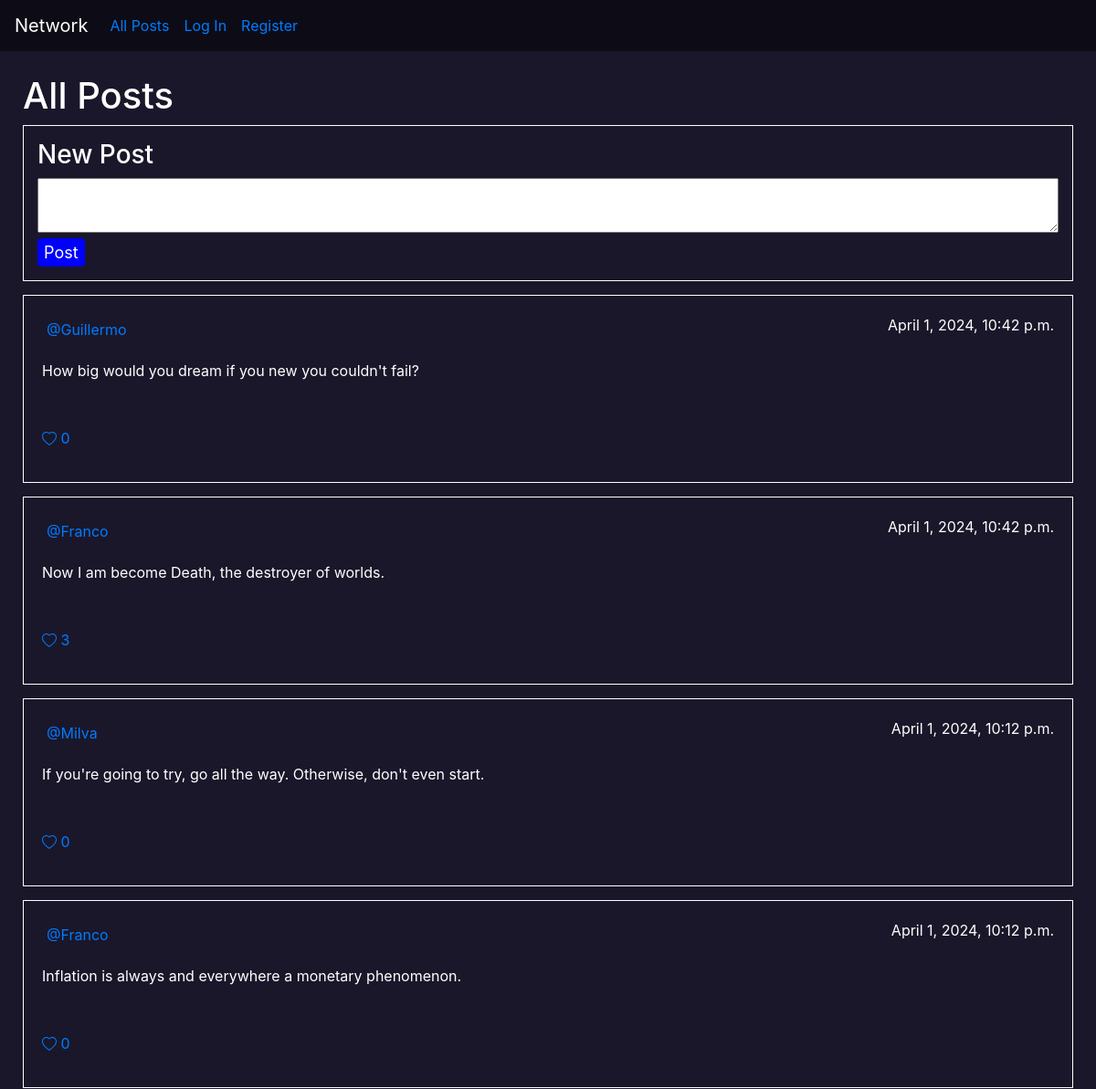
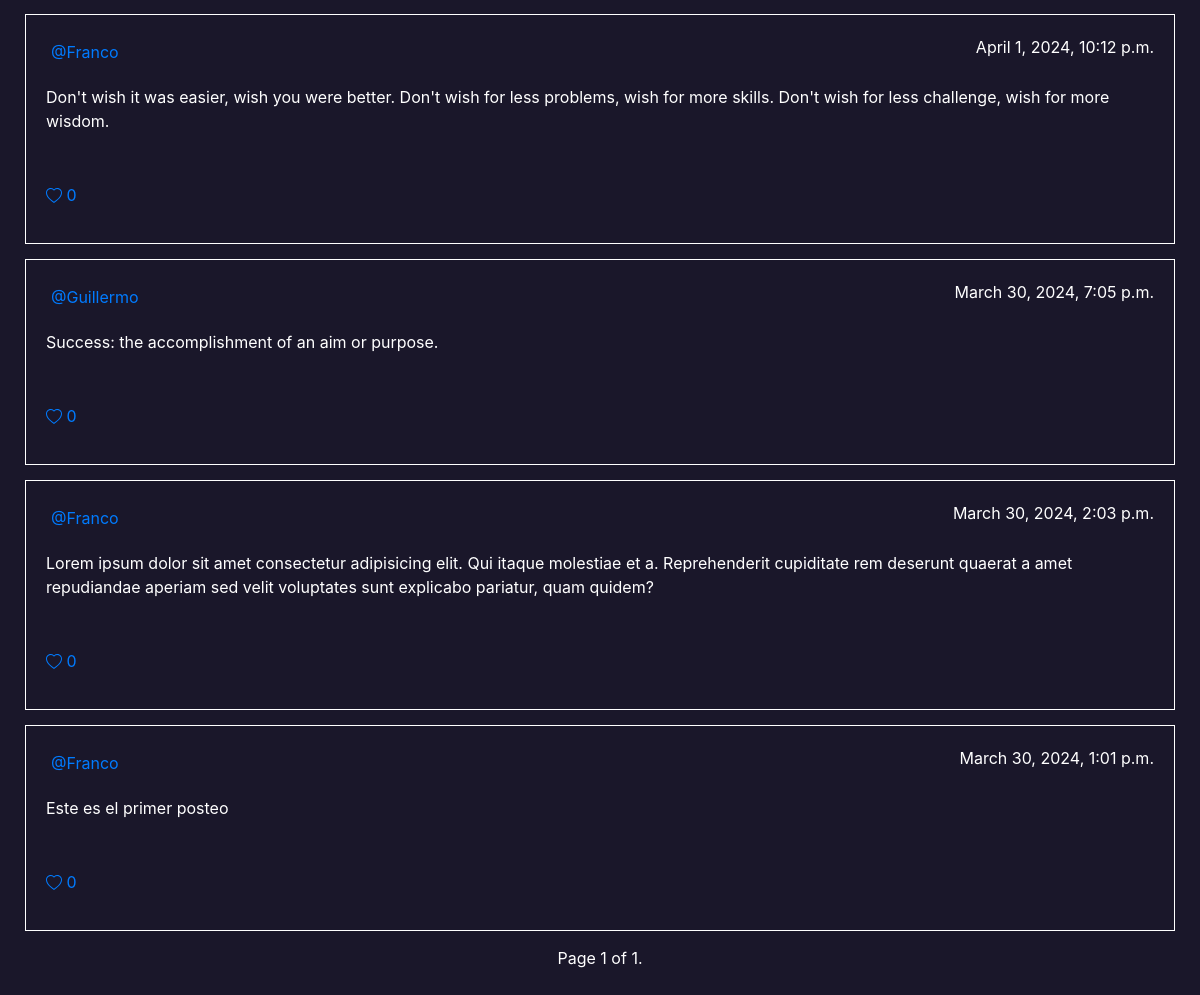
The app's page /, older data (2 pictures, top to bottom).
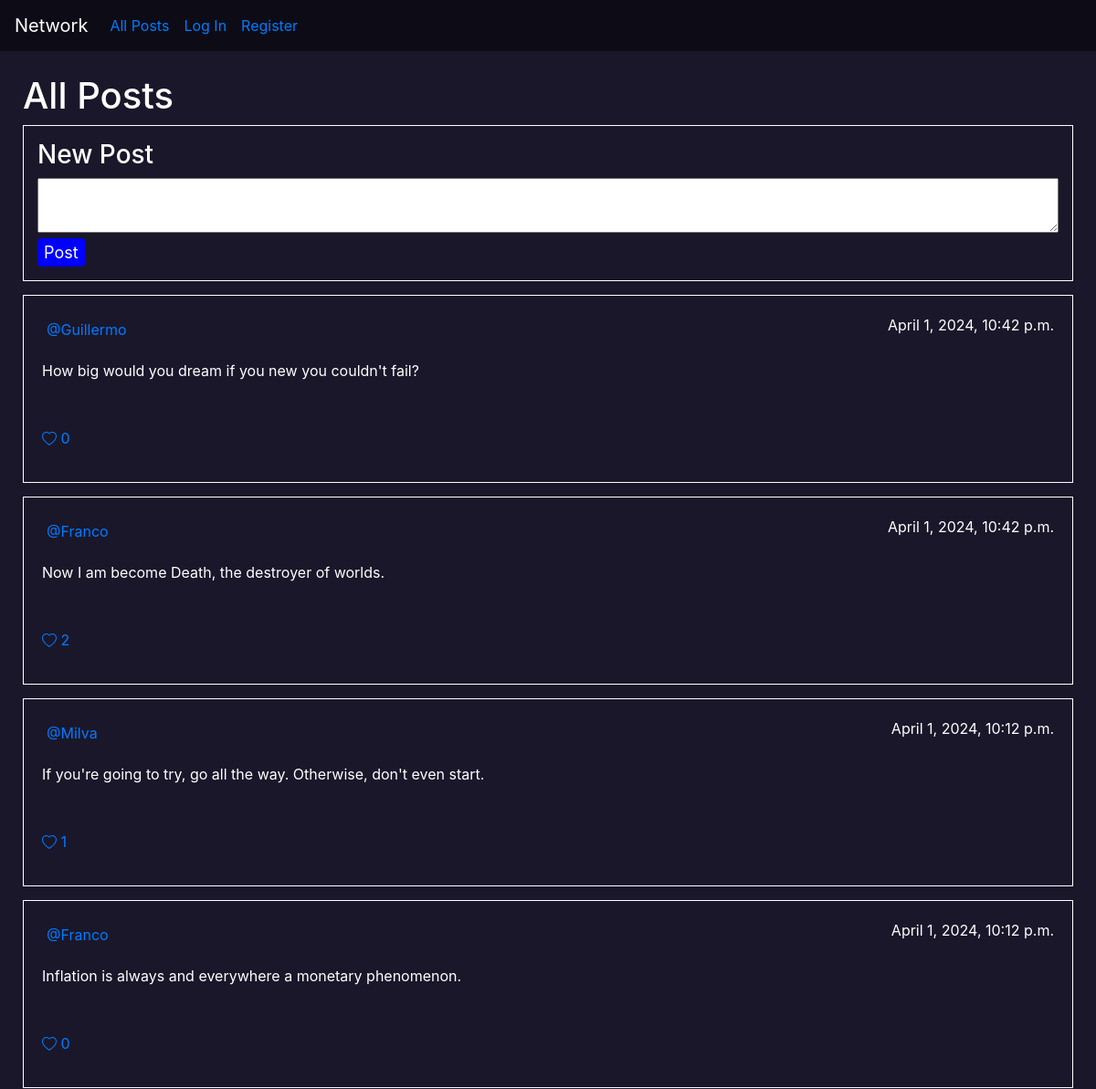
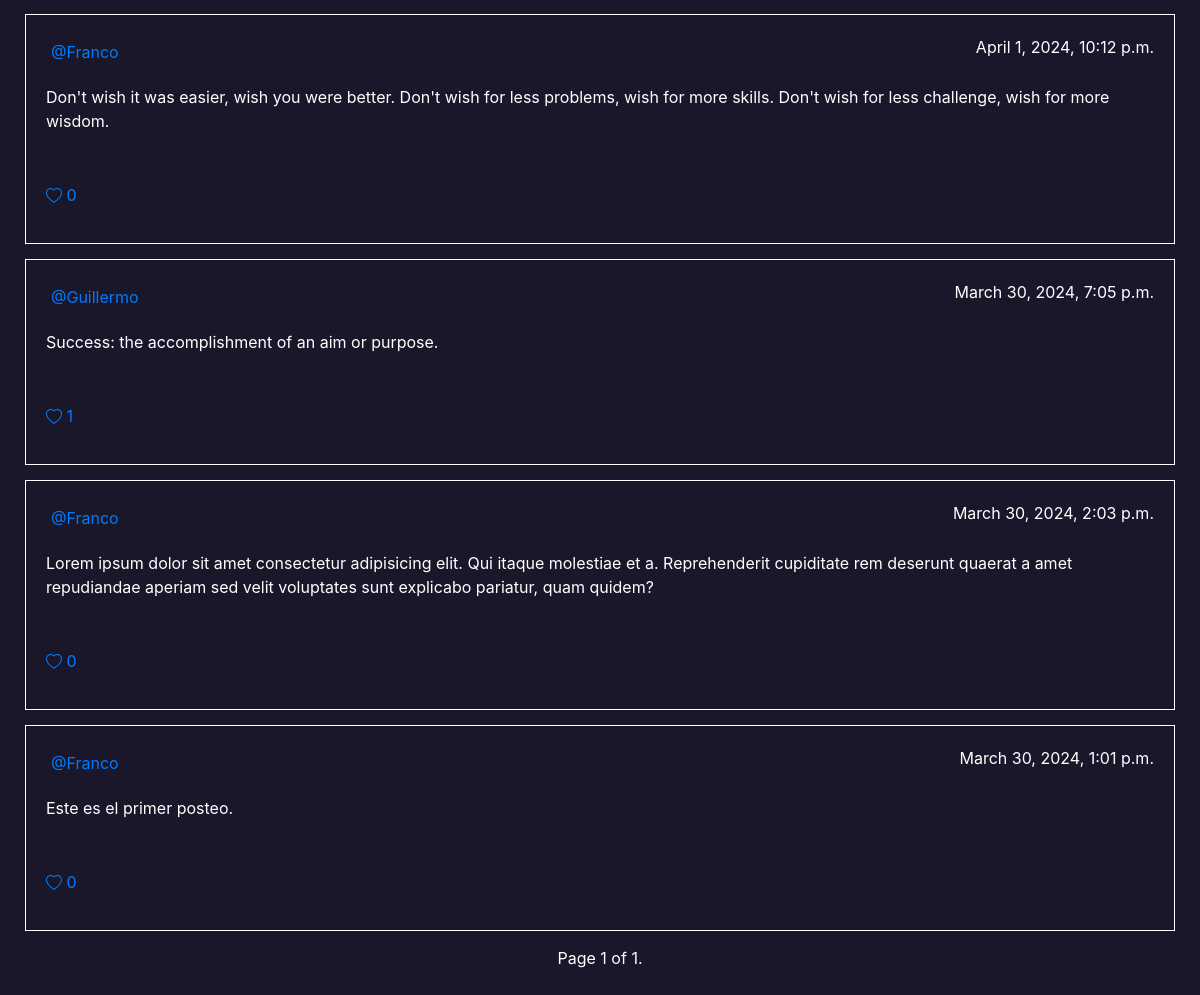
The same page, newer data (2 pictures, top to bottom).
### network/models.py (models this page shows)
class Post(models.Model):
    user = models.ForeignKey(User, on_delete = models.CASCADE, related_name='post_user')
    text = models.CharField(max_length=280)
    date = models.DateTimeField(default=timezone.now())
    likes = models.ManyToManyField(User,blank=True, related_name='likes')

class User(AbstractUser):
    pass

### network/views.py (the view)
# urls.py: path("", views.index, name="index"),
def index(request):
    posts = Post.objects.all().order_by('-date')
    paginator = Paginator(posts,10)
    page_number = request.GET.get('page')
    posts = paginator.get_page(page_number)
    logged_user = request.user
    if request.user.is_authenticated:
        liked_post_ids = Post.objects.filter(likes=logged_user).values_list('id', flat=True)
    else:
        liked_post_ids = []
    return render(request, "network/index.html",{'posts':posts,'logged_user':logged_user,'liked_post_ids':liked_post_ids})

### network/templates/network/index.html (shortened to what this page needs)
{% extends "network/layout.html" %}
{% load static %}
{% block body %}
<div class="mid_section">
    <h1>All Posts</h1>
    <div id="new_post">
        <h3>New Post</h3>
        <div>
            <form action="{% url 'post' %}" method="POST">
                <textarea name="text" class="textarea" required></textarea>
                <input type="submit" value="Post" id="average_button">
            </form>
        </div>
    </div>
    {% if posts %}
        {% for post in posts %}
            <div class="post">
                <div class="top">
                    <div>
                        <a href="{% url 'profile' username=post.user %}">@{{ post.user }}</a>
                    </div>
                    <p>{{ post.date }}</p>
                </div>
                <div>
                    <p id="Paragraph{{post.pk}}">{{ post.text }}</p>
                </div>
                <div>
                    {%  if post.id in liked_post_ids %}
                        <button onclick="like('{{post.pk}}','like')" class="like-button" style="display: none;"  id="like_post{{post.pk}}">
                            &nbsp;
                            <p>
                                <svg xmlns="http://www.w3.org/2000/svg" width="16" height="16" fill="currentColor" class="bi bi-heart" viewBox="0 0 16 16">
                                    <path d="m8 2.748-.717-.737C5.6.281 2.514.878 1.4 3.053c-.523 1.023-.641 2.5.314 4.385.92 1.815 2.834 3.989 6.286 6.357 3.452-2.368 5.365-4.542 6.286-6.357.955-1.886.838-3.362.314-4.385C13.486.878 10.4.28 8.717 2.01zM8 15C-7.333 4.868 3.279-3.04 7.824 1.143q.09.083.176.171a3 3 0 0 1 .176-.17C12.72-3.042 23.333 4.867 8 15"/>
                                </svg> <span> {{ post.likes.all.count }}</span>
                            </p>
                        </button>
                        <button onclick="like('{{post.pk}}','unlike')" class="unlike-button" id="unlike_post{{post.pk}}">
                            &nbsp;
                            <p>
                                <svg xmlns="http://www.w3.org/2000/svg" width="16" height="16" fill="currentColor" class="bi bi-heart-fill" viewBox="0 0 16 16">
                                    <path fill-rule="evenodd" d="M8 1.314C12.438-3.248 23.534 4.735 8 15-7.534 4.736 3.562-3.248 8 1.314"/>
                                </svg> <span> {{ post.likes.all.count }}</span>
                            </p>
                        </button>
                    {% else %}
                        <button onclick="like('{{post.pk}}','like')" class="like-button" id="like_post{{post.pk}}">
                            <p>
                                 <span>{{ post.likes.all.count }}</span>
                            </p>
                        </button>
                    {% endif %}
                </div>
            </div>
        {% endfor %}
        <div class="pagination">
            <span class="step-links">
                <span class="current">
                    Page {{ posts.number }} of {{ posts.paginator.num_pages }}.
                </span>
            </span>
        </div>
    {% else %}
        <br>
        <div id="no_post">
            <strong>No posts so far</strong>
        </div>
    {% endif %}
</div>
{% endblock %}

Row changes from the older to the newer data that the page shows:
computed for Post "Now I am become Death, the destroyer of worlds.": likes.all.count "3" → "2"
computed for Post "If you're going to try, go all the way. Otherwise, don't even start.": likes.all.count "0" → "1"
computed for Post "March 30, 2024, 7:05 p.m.": likes.all.count "0" → "1"
changed Post: text "Este es el primer posteo" → "Este es el primer posteo."
